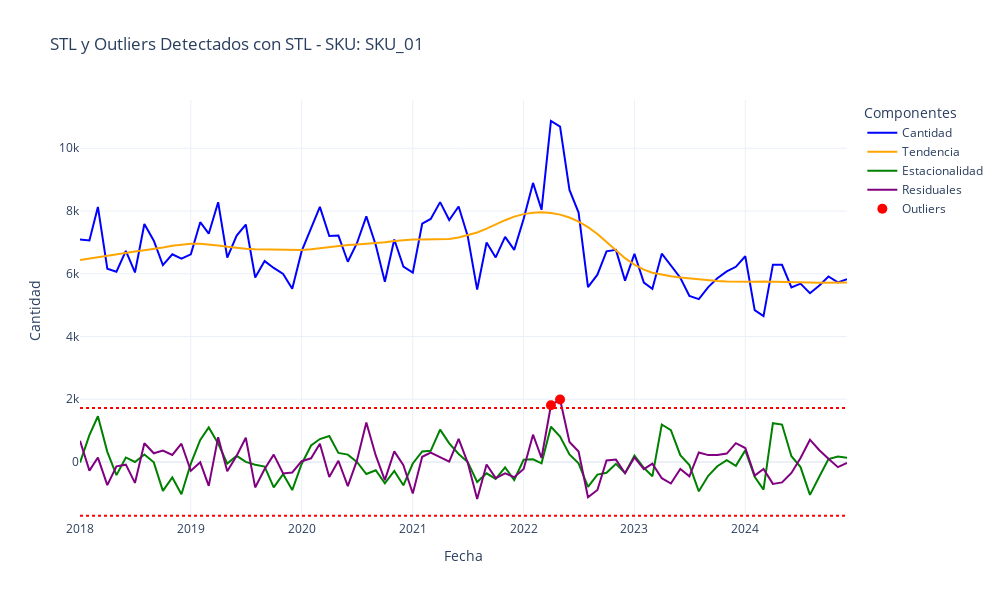

The code cell stored with this chart in its notebook:
### Code cell
graficar_outliers_stl(data, sku='SKU_01', periodo=12)
